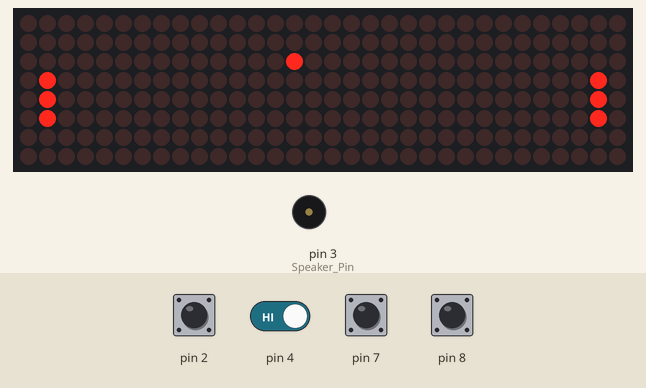
The sketch below on a simulated Arduino Uno, built with avr-gcc and run on an emulated ATmega328P. Shown: 32×8 LED matrix, buzzer (waves = sounding). The inputs (shaded band) are chosen by the test bench; at power-on: pin 2, pin 4, pin 7, pin 8 HIGH. Random numbers use the default seed unless the sketch sets one.

Above: at 1.2 s.
1.3 s: pin 2 pulled LOW for 0.2 s
At 2.85 s:
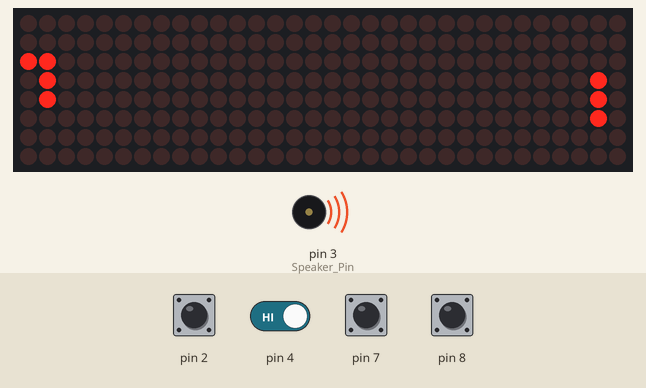
3.1 s: pin 2 driven LOW and pin 4 driven LOW
5.7 s: pin 2 driven HIGH
At 6.91 s:
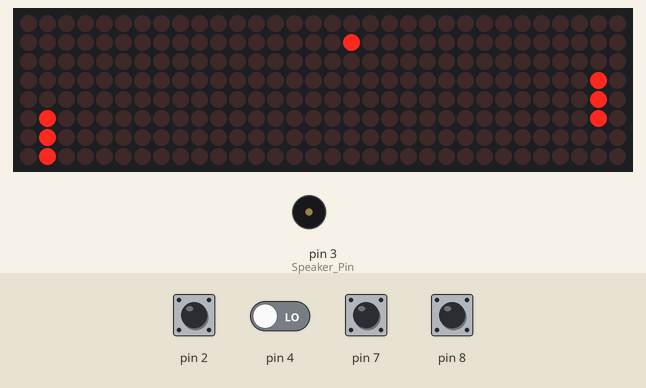
8.0 s: pin 7 pulled LOW for 0.2 s
At 8.24 s:
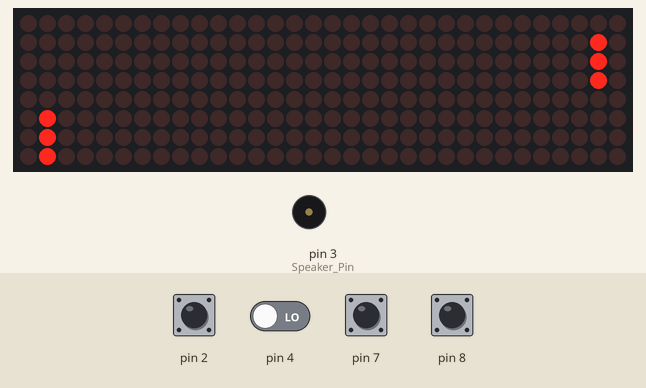
9.9 s: pin 8 pulled LOW for 0.2 s
At 11.63 s:
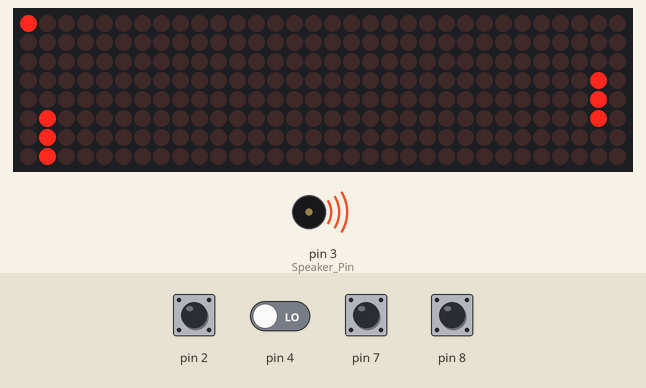
11.7 s: pin 2 driven LOW
At 15.04 s:
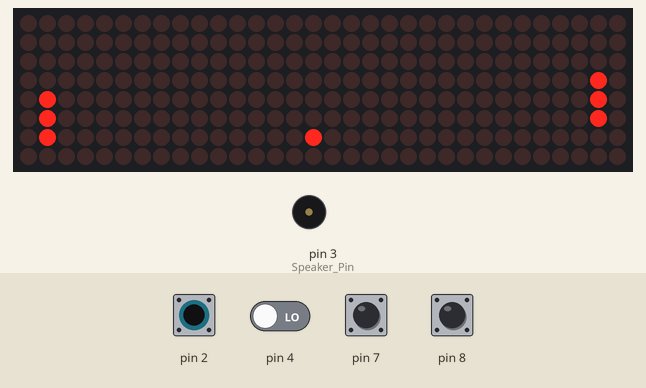
Timing chart, 0 to 16.8 s (numbered marks = the images above; inputs shaded):
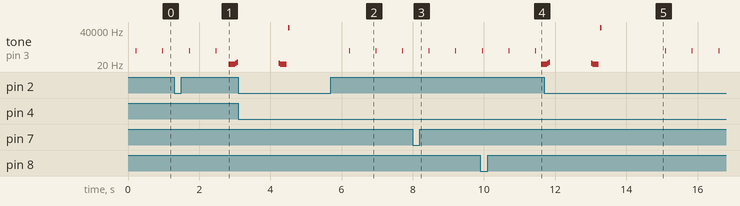

The sketch:

64010761_Assignement_4.ino
```cpp
#include <LedControl.h>
#include <time.h>
#define Speaker_Pin 3
LedControl lc = LedControl(11, 13, 10, 4); // DIN,CLK,CS,Modul

/////////////////////////////////// Global Variable ////////////////////////////////////
int ball_x = 7;
int ball_y = 0;
int address = 0;
int c = 1;
bool bounce_x = 0;
int ButtonA_Up, ButtonA_Down, ButtonB_Up, ButtonB_Down;

class Bar {
  public:
    int address ;
    int x ;
    int y ;
};

Bar barA = {3, 1, 3}, barB = {0, 6, 3};

/////////////////////////////////// LED_Matrix Setup ///////////////////////////////////
void ledMatrixSetup() {

  int device = lc.getDeviceCount();
  for (int address = 0; address < device ; address++) {
    lc.shutdown(address, false);
    lc.setIntensity(address, 1);
    lc.clearDisplay(address);
  }
}

void drawPoint(int address, int a, int b) {/////////////////// DrawBall //////////////////
  lc.setLed(address, b, a, true);
}

void deletePoint(int address, int a, int b) {///////////////// DeleteBall ////////////////
  lc.setLed(address, b, a, false);
}

void drawBar(int address, int a, int b) { ///////////////// DrawBar //////////////////
  for (int i = 0; i < 3; i++)
    lc.setLed(address, b + i, a, true);
}

void deleteBar(int address, int a, int b) { ///////////////// DeleteBar ////////////////
  for (int i = 0; i < 3; i++)
    lc.setLed(address, b + i, a, false);
}
////////////////////////////// Change ball position from Right to Left ///////////////////////////////////////////////////////
void RightToLeft() {
  if (ball_x == 7 && address == 0)
    ball_x = 6;
  deletePoint(address, ball_x + 1, ball_y);

  Change_Y();

  if (ball_x < 0 && address != 3) { // Go to next modul
    deletePoint(address, ball_x, ball_y);
    address += 1;
    ball_x = 7;
  }
  else if (ball_y + c >= barA.y && ball_y + c <= barA.y + 2 && ball_x - 1 == barA.x && address == 3)
    bounce_x = 1;

  drawPoint(address, ball_x, ball_y); //Serial.println(ball_x);
  ball_x += -1;

  if (ball_x == barA.x && address == 3)
    deletePoint(address, ball_x + 1, ball_y);
}
/////////////////////////////Change ball position from Left to Right  //////////////////////////////////////////////////////
void LeftToRight() {
  if (ball_x == 0 && address == 3)
    ball_x = 1;

  deletePoint(address, ball_x - 1, ball_y);

  Change_Y();

  if (ball_x > 7 && address != 0) { // Go to next modul
    deletePoint(address, ball_x, ball_y);
    address += -1;
    ball_x = 0;
  }
  else if (ball_y + c >= barB.y && ball_y + c <= barB.y + 2 && ball_x + 1 == barB.x && address == 0)
    bounce_x = 0;

  drawPoint(address, ball_x, ball_y); //Serial.println(ball_x);
  ball_x += 1;

  if (ball_x == barB.x && address == 0)
    deletePoint(address, ball_x - 1, ball_y);
}
/////////////////////////////////////////////// Change Y axis of ball ///////////////////////////////////////////////////////
void Change_Y() {
  ball_y += c; //Serial.println(ball_y);

  if (ball_y + 1 > 7 || ball_y - 1 < 0) {
    c = -1 * c;
    tone(Speaker_Pin, 370);
    delay(20);
    noTone(Speaker_Pin);

  }
}

void Close(){
  int frequency = 0;
  for(int a = 0; a<8; a++){
      for(int i = 0; i<4; i++){
        for(int j = 7; j>=0; j--){
          lc.setLed(i,a,j,true);
          delay(5);
        }
        if (frequency <= 25){ //////////////////////////////////////////// Sound effect /////////////////////////////////////////////////
            tone(Speaker_Pin, frequency += 5);
            //Serial.println(frequency);
        }
        else
            noTone(Speaker_Pin);
      }
    }
    for(int a = 0; a<8; a++){
      for(int i = 0; i<4; i++){
        for(int j = 7; j>=0; j--){
          lc.setLed(i,a,j,false);
          delay(5);
        }
        if (frequency >= 0){ //////////////////////////////////////////// Sound effect /////////////////////////////////////////////////
            tone(Speaker_Pin, frequency -= 5);
            //Serial.println(frequency);
        }
        else
            noTone(Speaker_Pin);
      }
    }
}

void CheckRespawn() { ////////////////////////////////// Respawn Ball ///////////////////////////////////////////////////////////
  if (ball_x < 0 && address == 3 ) {
    Close();
    deletePoint(address, ball_x + 1, ball_y);
    delay(500);
    address = 2;
    bounce_x = 1;
    ball_x = 1+rand() % 6;
    ball_y = 1+rand() % 6;
  }
  else if (ball_x > 7 && address == 0) {
    Close();
    deletePoint(address, ball_x - 1, ball_y);
    delay(500);
    address = 1;
    bounce_x = 0;
    ball_x = 1+rand() % 6;
    ball_y = 1+rand() % 6;
  }
}

////////////////////////////////////// Set up ///////////////////////////////////////////
void setup() {
  srand(time(NULL));
  ball_x = 1+rand() % 6;
  ball_y = 1+rand() % 6;
  Serial.begin(9600);
  ledMatrixSetup();
  pinMode(Speaker_Pin, OUTPUT);
  pinMode(2, INPUT_PULLUP);
  pinMode(4, INPUT_PULLUP);
  pinMode(7, INPUT_PULLUP);
  pinMode(8, INPUT_PULLUP);
}

/////////////////////////////////////////////////// LOOP ////////////////////////////////////////////////////////////////////

void loop() {

  ButtonA_Up = digitalRead(2);
  ButtonA_Down = digitalRead(4);
  ButtonB_Up = digitalRead(7);
  ButtonB_Down = digitalRead(8);
  //////////////////////////////////////////////// A bar button //////////////////////////////////////////////////////////
  if (ButtonA_Up == 0 && barA.y != 0)
  {
    deleteBar(barA.address, barA.x, barA.y);
    barA.y += -1;
  }
  else if (ButtonA_Down == 0 && barA.y != 5)
  {
    deleteBar(barA.address, barA.x, barA.y);
    barA.y += 1;
  }  //Serial.println(barA.y);
   //Serial.println(barB.y);

  //////////////////////////////////////////////// B bar button ///////////////////////////////////////////////////////////
  if (ButtonB_Up == 0 && barB.y != 0)
  {
    deleteBar(barB.address, barB.x, barB.y);
    barB.y += -1;
  }
  else if (ButtonB_Down == 0 && barB.y != 5)
  {
    deleteBar(barB.address, barB.x, barB.y);
    barB.y += 1;
  }

  CheckRespawn();
  drawBar(barA.address, barA.x, barA.y);
  drawBar(barB.address, barB.x, barB.y);

  if (1) {
    if (bounce_x == 0)
      RightToLeft();
    else
      LeftToRight();
  }
  delay(100);
}
```

Measured:
- by itself, tone on pin 3 (Speaker_Pin): plays 20 Hz for 0.04 s, 25 Hz for 0.04 s, 30 Hz for 0.04 s, 25 Hz for 0.04 s, 20 Hz for 0.04 s, 15 Hz for 0.04 s … (12 notes in this stretch)
